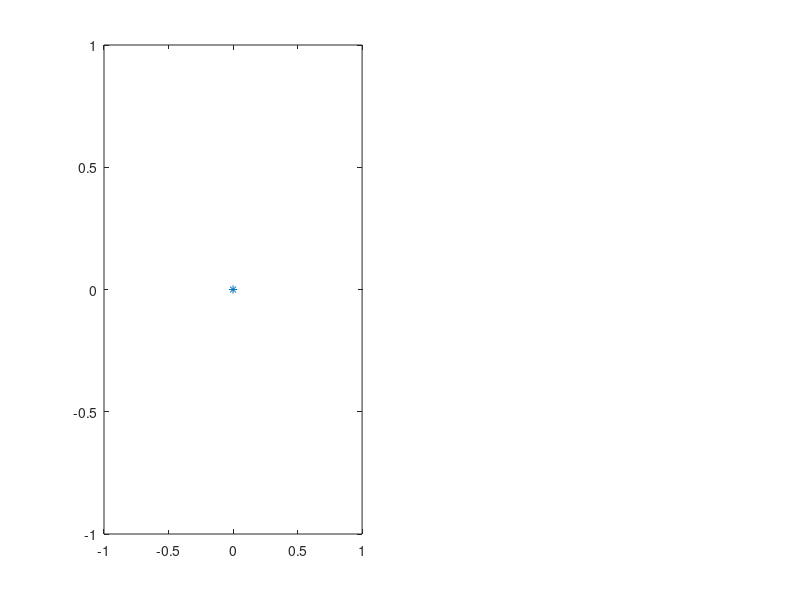

This chart was generated by the following MATLAB code: (Note: this script raises an error after producing the figure.)
function make_figure()
fig = figure('WindowButtonMotionFcn',@my_callback);
% Axes オブジェクトを作成。
ax_pole = subplot(1,2,1);
Plot_pole_location_1 = plot(ax_pole,0,0,'*');hold on;
%Plot_pole_location_2 = plot(ax_pole,1,-1,'*');hold on;
ax_pole.XLim = [-4 1];
ax_pole.YLim = [-8 8];
ax_pole.XAxisLocation = 'origin';
ax_pole.YAxisLocation = 'origin';
grid on

ax_resp = subplot(1,2,2);
ax_resp.XAxis.Visible = 'off'
yline(ax_resp,0.0);

% 式から直接
t = 0:0.1:8;
K = 1; T = 1;
y = K/T * exp(-1/T*t);
Plot_response = plot(ax_resp,t,y);hold on;
ax_resp.XLim = [0 5];
ax_resp.YLim = [-0.1 1.1];
grid on

  function my_callback(src,data)
      % マウスを動かしたときのコールバック関数
      Cp = ax_pole.CurrentPoint;
      x_pole_location = Cp(1,1);
      y_pole_location = Cp(1,2);
      % 1次用
      Plot_pole_location_1.XData = x_pole_location;
      Plot_pole_location_1.YData = 0;
      hold(ax_pole,'on');
      
      % リファクタ！（2次用）
%       Plot_pole_location_1.XData = x_pole_location;
%       Plot_pole_location_1.YData = y_pole_location;
%       Plot_pole_location_2.XData = x_pole_location;
%       Plot_pole_location_2.YData = -y_pole_location;
      
      % 1次遅れ系のシステム、初期値を1にするため、K=Tとする。
      % 伝達関数
      s = x_pole_location;
      T = -1/s;
      K = T;
      y = K/T * exp(-1/T*t);
      Plot_response.YData = y
      
  end

end